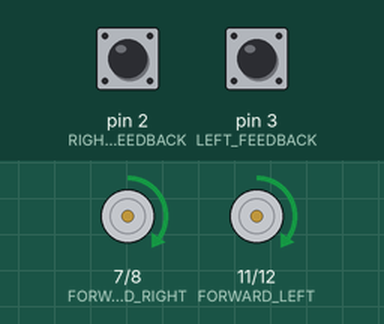
A sketch run on a simulated Arduino Uno, built with avr-gcc and run on an emulated ATmega328P. On the bench: motor-driver pin pairs drawn as motors (green arrow = first pin HIGH = forward, orange = second pin HIGH = backward, longer = more drive, scaled by the enable pin). Inputs (shaded band) come from the test bench; at power-on: pin 2 (RIGHT_FEEDBACK) LOW, pin 3 (LEFT_FEEDBACK) LOW.

Above: at 1.2 s.
Timing chart, 0 to 0.0 s (numbered marks = the images above; inputs shaded):
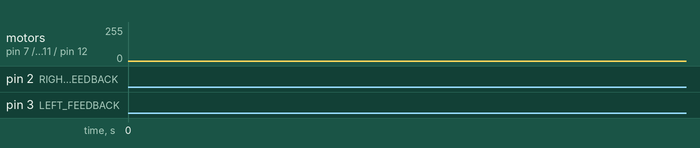

The sketch:

story6.ino
```cpp
const int REVERSE_LEFT = 12;
const int FORWARD_LEFT = 11;
const int ENABLE_LEFT = 10;
const int ENABLE_RIGHT = 9;
const int REVERSE_RIGHT = 8;
const int FORWARD_RIGHT = 7;

const int RIGHT_FEEDBACK = 2;
const int LEFT_FEEDBACK = 3;

volatile int leftCounter = 0;
volatile int rightCounter = 0;

const int meterInRevs = 435;

int speedLeft = 80;
int speedRight = 80;

void setup()
{
  SetupPins(); // Setup the pins

  Serial.begin(115200);

  attachInterrupt(digitalPinToInterrupt(LEFT_FEEDBACK), LeftMotorISR, RISING);
  attachInterrupt(digitalPinToInterrupt(RIGHT_FEEDBACK), RightMotorISR, RISING);
}

void loop()
{
  if (millis() >= 10000){ // Has the timer hit 10 seconds?
    Brake();
    DisableMotors();
  } else {
    EnableMotors();
    Forward(160);

    if (rightCounter > leftCounter){
      speedLeft = speedLeft + 5;
      Turn(speedLeft, speedRight);
    } else if (leftCounter > rightCounter){
      speedRight = speedRight + 5;
      Turn(speedLeft, speedRight);
    } else {
      Turn(speedLeft, speedRight); // Go straight with equal speeds
    }
  }
}

void story5(){

  // Go straight for 2 seconds
  // Go left for 2 seconds
  // Go straight for 2 seconds
  // Go right for 2 seconds
  if (millis() >= 10000){
    Brake();
    DisableMotors();
  } else {
    EnableMotors();

    Forward(100);
    delay(2000);

	Turn(160, 80);
    delay(2000);

    Turn(80, 160);
    delay(2000);

    Turn(160, 80);
    delay(2000);

    Turn(80, 160);
    delay(2000);
  }
}

void story4(){
  // Move the Rover forward 2 meters
  if (leftCounter < (meterInRevs * 2)){
    EnableMotors();
    Forward(100);
  } else {
    Brake();
    DisableMotors();
  }
}

void story3(){
  EnableMotors();

  Forward(100);
  delay(1000 * 5); // Wait for 5 seconds
  Brake();
  delay(1000); // Wait for 1 second
  Reverse();
  delay(1000 * 2); // Wait for 2 seconds
  Brake();

  DisableMotors();
  delay(1000 * 5);
}

void SetupPins(){
  pinMode(REVERSE_LEFT, OUTPUT);
  pinMode(FORWARD_LEFT, OUTPUT);
  pinMode(ENABLE_LEFT, OUTPUT);
  pinMode(ENABLE_RIGHT, OUTPUT);
  pinMode(REVERSE_RIGHT, OUTPUT);
  pinMode(FORWARD_RIGHT, OUTPUT);
}

void Forward(int speed){
  ForwardRight(speed);
  ForwardLeft(speed);
}

void ForwardRight(int speed){
  digitalWrite(FORWARD_RIGHT, HIGH);
  analogWrite(ENABLE_RIGHT, speed);
}

void ForwardLeft(int speed){
  digitalWrite(FORWARD_LEFT, HIGH);
  analogWrite(ENABLE_LEFT, speed);
}

void Turn(int speedLeft, int speedRight){
   ForwardRight(speedRight);
   ForwardLeft(speedLeft);
}

void Brake(){
  digitalWrite(FORWARD_LEFT, LOW);
  digitalWrite(FORWARD_RIGHT, LOW);
  digitalWrite(REVERSE_LEFT, LOW);
  digitalWrite(REVERSE_RIGHT, LOW);
}

void Reverse(){
  digitalWrite(REVERSE_LEFT, HIGH);
  digitalWrite(REVERSE_RIGHT, HIGH);
}

void EnableMotors(){
  digitalWrite(ENABLE_LEFT, HIGH);
  digitalWrite(ENABLE_RIGHT, HIGH);
}

void DisableMotors(){
  digitalWrite(ENABLE_LEFT, LOW);
  digitalWrite(ENABLE_RIGHT, LOW);
}

void LeftMotorISR(){
  leftCounter++;
}

void RightMotorISR(){
  rightCounter++;
}
```
